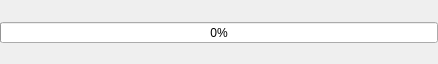
<?xml version="1.0" encoding="UTF-8"?>
<ui version="4.0">
 <class>OriginTransferBar</class>
 <widget class="QWidget" name="OriginTransferBar">
  <property name="geometry">
   <rect>
    <x>0</x>
    <y>0</y>
    <width>438</width>
    <height>64</height>
   </rect>
  </property>
  <property name="sizePolicy">
   <sizepolicy hsizetype="Minimum" vsizetype="Fixed">
    <horstretch>0</horstretch>
    <verstretch>0</verstretch>
   </sizepolicy>
  </property>
  <property name="minimumSize">
   <size>
    <width>300</width>
    <height>64</height>
   </size>
  </property>
  <property name="maximumSize">
   <size>
    <width>16777215</width>
    <height>64</height>
   </size>
  </property>
  <property name="windowTitle">
   <string>Form</string>
  </property>
  <layout class="QGridLayout" name="gridLayout">
   <property name="margin">
    <number>0</number>
   </property>
   <property name="spacing">
    <number>0</number>
   </property>
   <item row="0" column="0">
    <layout class="QVBoxLayout" name="verticalLayout">
     <property name="spacing">
      <number>0</number>
     </property>
     <item>
      <widget class="QFrame" name="frameTopLabels">
       <property name="sizePolicy">
        <sizepolicy hsizetype="Expanding" vsizetype="Fixed">
         <horstretch>0</horstretch>
         <verstretch>0</verstretch>
        </sizepolicy>
       </property>
       <layout class="QHBoxLayout" name="layoutTopLabels">
        <property name="spacing">
         <number>15</number>
        </property>
        <property name="leftMargin">
         <number>1</number>
        </property>
        <property name="topMargin">
         <number>0</number>
        </property>
        <property name="rightMargin">
         <number>1</number>
        </property>
        <property name="bottomMargin">
         <number>6</number>
        </property>
        <item>
         <widget class="QLabel" name="lblTitle">
          <property name="sizePolicy">
           <sizepolicy hsizetype="Expanding" vsizetype="Fixed">
            <horstretch>0</horstretch>
            <verstretch>0</verstretch>
           </sizepolicy>
          </property>
          <property name="minimumSize">
           <size>
            <width>0</width>
            <height>0</height>
           </size>
          </property>
          <property name="maximumSize">
           <size>
            <width>16777215</width>
            <height>16777215</height>
           </size>
          </property>
          <property name="font">
           <font>
            <stylestrategy>PreferAntialias</stylestrategy>
           </font>
          </property>
          <property name="alignment">
           <set>Qt::AlignBottom|Qt::AlignLeading|Qt::AlignLeft</set>
          </property>
          <property name="buddy">
           <cstring>frameTopLabels</cstring>
          </property>
         </widget>
        </item>
        <item>
         <widget class="QLabel" name="lblState">
          <property name="sizePolicy">
           <sizepolicy hsizetype="Minimum" vsizetype="Fixed">
            <horstretch>0</horstretch>
            <verstretch>0</verstretch>
           </sizepolicy>
          </property>
          <property name="font">
           <font>
            <stylestrategy>PreferAntialias</stylestrategy>
           </font>
          </property>
          <property name="alignment">
           <set>Qt::AlignBottom|Qt::AlignRight|Qt::AlignTrailing</set>
          </property>
         </widget>
        </item>
       </layout>
      </widget>
     </item>
     <item>
      <widget class="QFrame" name="frameProgressBar">
       <property name="sizePolicy">
        <sizepolicy hsizetype="Expanding" vsizetype="Fixed">
         <horstretch>0</horstretch>
         <verstretch>26</verstretch>
        </sizepolicy>
       </property>
       <property name="minimumSize">
        <size>
         <width>0</width>
         <height>26</height>
        </size>
       </property>
       <layout class="QHBoxLayout" name="horizontalLayout">
        <property name="spacing">
         <number>2</number>
        </property>
        <property name="margin">
         <number>0</number>
        </property>
        <item>
         <widget class="Origin::UIToolkit::OriginProgressBar" name="progressBar">
          <property name="sizePolicy">
           <sizepolicy hsizetype="Preferred" vsizetype="Fixed">
            <horstretch>0</horstretch>
            <verstretch>0</verstretch>
           </sizepolicy>
          </property>
          <property name="minimumSize">
           <size>
            <width>100</width>
            <height>21</height>
           </size>
          </property>
          <property name="maximumSize">
           <size>
            <width>16777215</width>
            <height>21</height>
           </size>
          </property>
          <property name="value">
           <double>0.000000000000000</double>
          </property>
         </widget>
        </item>
       </layout>
      </widget>
     </item>
     <item>
      <widget class="QFrame" name="frameBottomLabels">
       <property name="sizePolicy">
        <sizepolicy hsizetype="Expanding" vsizetype="Fixed">
         <horstretch>0</horstretch>
         <verstretch>0</verstretch>
        </sizepolicy>
       </property>
       <property name="minimumSize">
        <size>
         <width>0</width>
         <height>17</height>
        </size>
       </property>
       <layout class="QHBoxLayout" name="layoutBottomLabels">
        <property name="spacing">
         <number>0</number>
        </property>
        <property name="leftMargin">
         <number>1</number>
        </property>
        <property name="topMargin">
         <number>4</number>
        </property>
        <property name="rightMargin">
         <number>1</number>
        </property>
        <property name="bottomMargin">
         <number>0</number>
        </property>
        <item>
         <widget class="QLabel" name="lblCompleted">
          <property name="sizePolicy">
           <sizepolicy hsizetype="Preferred" vsizetype="Fixed">
            <horstretch>0</horstretch>
            <verstretch>0</verstretch>
           </sizepolicy>
          </property>
          <property name="font">
           <font>
            <stylestrategy>PreferAntialias</stylestrategy>
           </font>
          </property>
          <property name="buddy">
           <cstring>frameBottomLabels</cstring>
          </property>
         </widget>
        </item>
        <item>
         <widget class="QLabel" name="lblRate">
          <property name="sizePolicy">
           <sizepolicy hsizetype="Preferred" vsizetype="Fixed">
            <horstretch>0</horstretch>
            <verstretch>0</verstretch>
           </sizepolicy>
          </property>
          <property name="font">
           <font>
            <stylestrategy>PreferAntialias</stylestrategy>
           </font>
          </property>
          <property name="alignment">
           <set>Qt::AlignCenter</set>
          </property>
         </widget>
        </item>
        <item>
         <widget class="QLabel" name="lblTimeRemaining">
          <property name="sizePolicy">
           <sizepolicy hsizetype="Preferred" vsizetype="Fixed">
            <horstretch>0</horstretch>
            <verstretch>0</verstretch>
           </sizepolicy>
          </property>
          <property name="font">
           <font>
            <stylestrategy>PreferAntialias</stylestrategy>
           </font>
          </property>
          <property name="alignment">
           <set>Qt::AlignRight|Qt::AlignTrailing|Qt::AlignVCenter</set>
          </property>
         </widget>
        </item>
       </layout>
      </widget>
     </item>
    </layout>
   </item>
  </layout>
 </widget>
 <customwidgets>
  <customwidget>
   <class>Origin::UIToolkit::OriginProgressBar</class>
   <extends>QProgressBar</extends>
   <header>originprogressbar.h</header>
  </customwidget>
 </customwidgets>
 <resources/>
 <connections/>
</ui>
